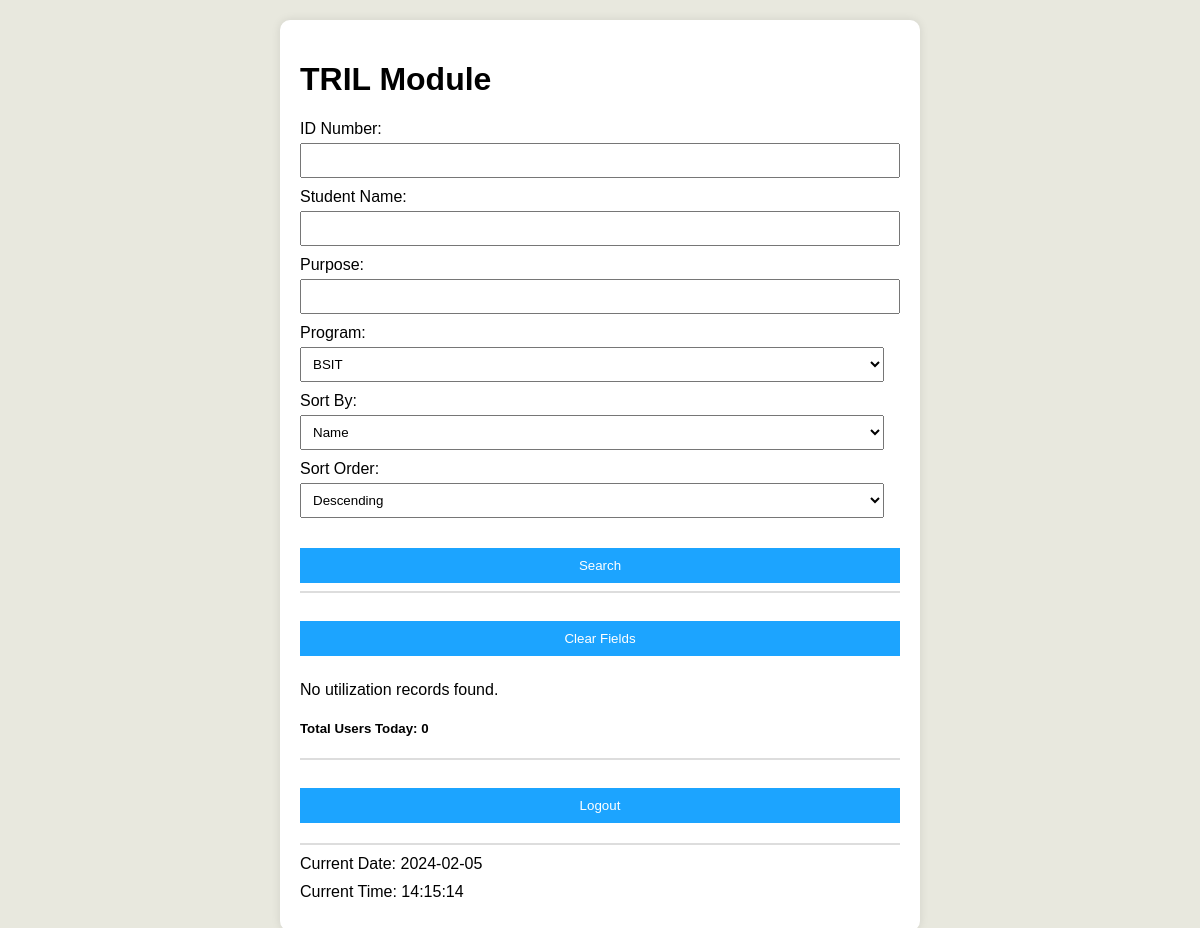
The page /tril_module/dashboard.php (signed in) on the database as committed earlier.
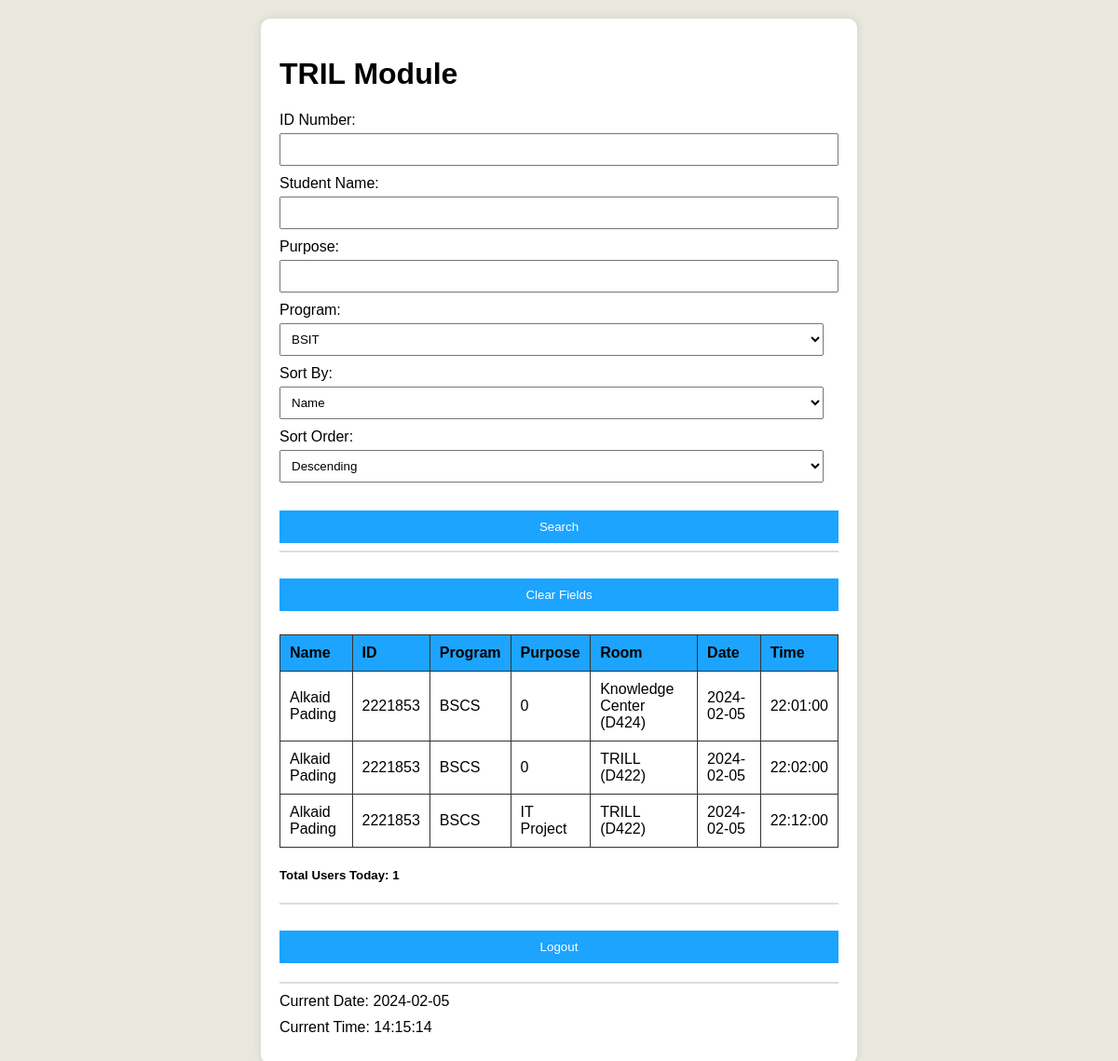
The same page on the database as committed later.
### tables this page shows
CREATE TABLE IF NOT EXISTS `utilization` (
  `UtilizationID` int NOT NULL AUTO_INCREMENT,
  `UserID` int NOT NULL,
  `Date` date NOT NULL,
  `Time` time NOT NULL,
  `Room` varchar(30) NOT NULL,
  `Purpose` varchar(200) NOT NULL,
  PRIMARY KEY (`UtilizationID`),
  KEY `user_util` (`UserID`)
);

CREATE TABLE IF NOT EXISTS `users` (
  `UserID` int NOT NULL AUTO_INCREMENT,
  `IDNum` varchar(10) NOT NULL,
  `FirstName` varchar(100) NOT NULL,
  `LastName` varchar(100) NOT NULL,
  `Program` varchar(6) DEFAULT NULL,
  `Role` varchar(10) NOT NULL,
  PRIMARY KEY (`UserID`)
);

### tril_module/dashboard.php (the view, shortened to what this page needs)
<?php
    require('../database/db.php');
    $currentDate = date("Y-m-d");
    $searchIDNumber = "";
    $searchStudentName = "";
    $searchPurpose = "";
    $searchProgram = "";
    $sortField = isset($_POST['sortField']) ? $_POST['sortField'] : 'utilization.Date';
    $sortOrder = isset($_POST['sortOrder']) ? $_POST['sortOrder'] : 'DESC';
    $sql = "SELECT users.FirstName, users.LastName, users.IDNum, users.Program, utilization.Purpose, utilization.Room, utilization.Date, utilization.Time
        FROM utilization
        INNER JOIN users ON utilization.UserID = users.UserID
        WHERE users.IDNum LIKE '%$searchIDNumber%'
        AND CONCAT(users.FirstName, ' ', users.LastName) LIKE '%$searchStudentName%'
        AND utilization.Purpose LIKE '%$searchPurpose%'
        AND users.Program LIKE '%$searchProgram%'
        AND utilization.Date = '$currentDate'
        ORDER BY $sortField $sortOrder";
    $result = $db->query($sql);
    $countUsersSQL = "SELECT COUNT(DISTINCT UserID) as userCount FROM utilization WHERE Date = '$currentDate'";
    $userCountResult = $db->query($countUsersSQL);
    if ($userCountResult->num_rows > 0) {
        $row = $userCountResult->fetch_assoc();
        $userCount = $row['userCount'];
        $cnt = "<p>Total Users Today: $userCount</p>";
    } else {
        echo "Error counting users.";
    }
?>
<!DOCTYPE html>
<html lang="en">
<head>
    <link rel="stylesheet" href="css/Tril_dashboard.css">
</head>
<body>
<div class="container">
    <h1>TRIL Module</h1>
    <form method="post" action="<?php echo htmlspecialchars($_SERVER["PHP_SELF"]); ?>">
        <label for="searchIDNumber">ID Number:</label>
        <input type="text" name="searchIDNumber" value="<?php echo $searchIDNumber; ?>">
        <label for="searchStudentName">Student Name:</label>
        <input type="text" name="searchStudentName" value="<?php echo $searchStudentName; ?>">
        <label for="searchPurpose">Purpose:</label>
        <input type="text" name="searchPurpose" value="<?php echo $searchPurpose; ?>">
        <label for="searchProgram">Program:</label>
        <select name="searchProgram">
            <option value="BSIT" <?php echo ($searchProgram == 'BSIT') ? 'selected' : ''; ?>>BSIT</option>
        </select>
        <label for="sortField">Sort By:</label>
        <select name="sortField">
            <option value="users.FirstName" <?php echo ($sortField == 'users.FirstName') ? 'selected' : ''; ?>>Name</option>
        </select>
        <label for="sortOrder">Sort Order:</label>
        <select name="sortOrder">
            <option value="DESC" <?php echo ($sortOrder == 'DESC') ? 'selected' : ''; ?>>Descending</option>
        </select>
        <input type="submit" value="Search">
        <hr>
        <input type="submit" name="clearFields" value="Clear Fields">
    </form>
    <div class="logs">
    <?php
    if ($result->num_rows > 0) {
        echo "<table border='1'>
                <tr>
                    <th>Name</th>
                    <th>ID</th>
                    <th>Program</th>
                    <th>Purpose</th>
                    <th>Room</th>
                    <th>Date</th>
                    <th>Time</th>
                </tr>";
        while ($row = $result->fetch_assoc()) {
            echo "<tr>
                    <td>{$row['FirstName']} {$row['LastName']}</td>
                    <td>{$row['IDNum']}</td>
                    <td>{$row['Program']}</td>
                    <td>{$row['Purpose']}</td>
                    <td>{$row['Room']}</td>
                    <td>{$row['Date']}</td>
                    <td>{$row['Time']}</td>
                </tr>";
        }
        echo "</table>";
    } else {
        if (!empty($searchIDNumber)) {
            echo "No utilization records found for ID Number: $searchIDNumber.";
        } elseif (!empty($searchStudentName)) {
            echo "No utilization records found for Student Name: $searchStudentName.";
        } elseif (!empty($searchPurpose)) {
            echo "No utilization records found for Purpose: $searchPurpose.";
        } elseif (!empty($searchProgram)) {
            echo "No utilization records found for Program: $searchProgram.";
        } else {
            echo "No utilization records found.";
        }
    }
    ?>
    </div>
    <?php if (!empty($cnt)) : ?>
        <h5><?php echo $cnt; ?></h5>
    <?php endif; ?>
    <hr>
    <form method="post" action="logout.php">
        <input type="submit" name="logout" value="Logout">
    </form>
    <hr>
    <p>Current Date: <?php echo date("Y-m-d"); ?></p>
    <p>Current Time: <?php echo date("H:i:s"); ?></p>
</div>
</body>
</html>

Rows that differ between the two databases and show on the page:
added utilization: UserID.FirstName "Alkaid", UserID.LastName "Pading", UserID.IDNum "2221853", UserID.Program "BSCS", Purpose "0", Room "Knowledge Center (D424)", Date "2024-02-05", Time "22:01:00"
added utilization: UserID.FirstName "Alkaid", UserID.LastName "Pading", UserID.IDNum "2221853", UserID.Program "BSCS", Purpose "0", Room "TRILL (D422)", Date "2024-02-05", Time "22:02:00"
added utilization: UserID.FirstName "Alkaid", UserID.LastName "Pading", UserID.IDNum "2221853", UserID.Program "BSCS", Purpose "IT Project", Room "TRILL (D422)", Date "2024-02-05", Time "22:12:00"
Other text that changed with them:
$userCount: "0" → "1"
text no longer shown: "No utilization records found."
text now shown: "Name ID Program Purpose Room Date Time"
